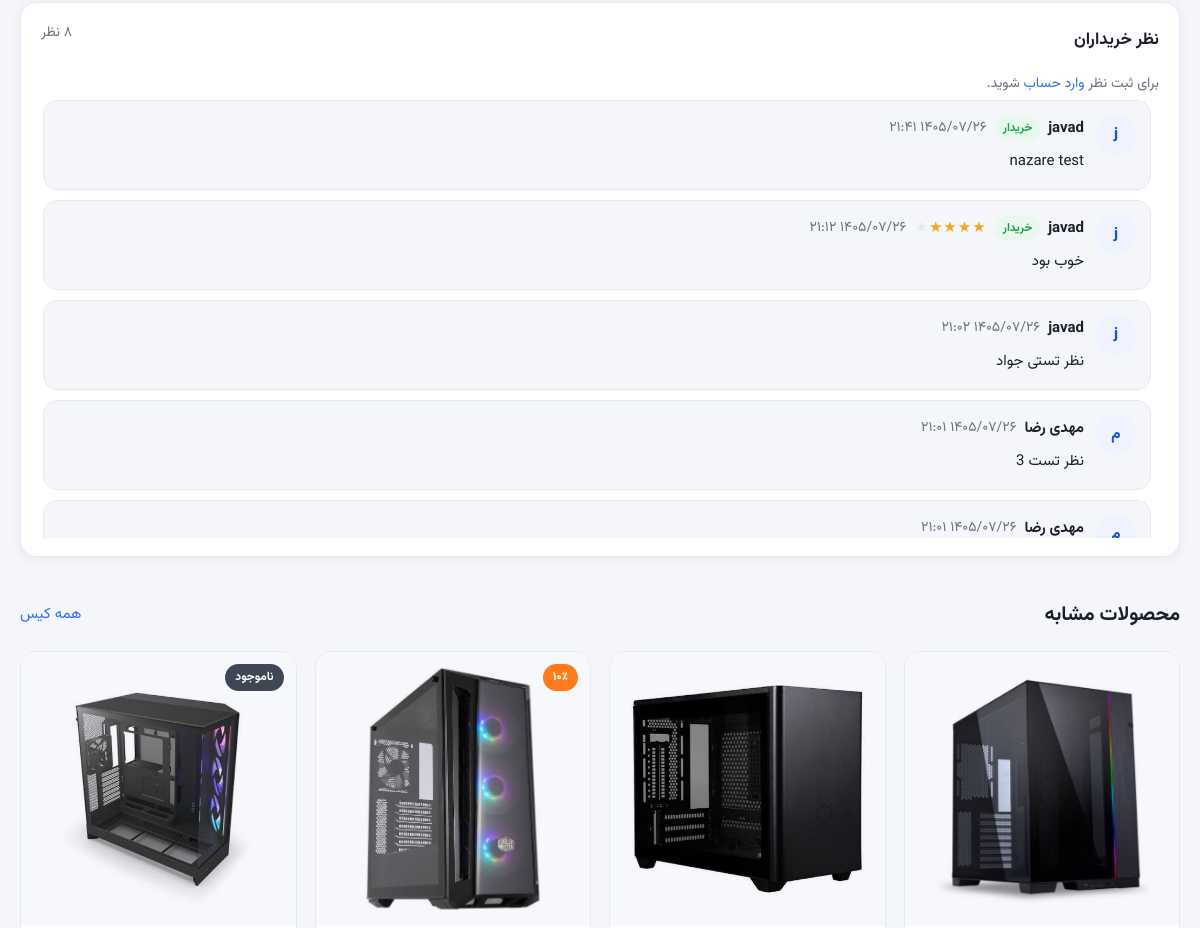
The page /product/lian-li-lancool-ii-mesh-c/ (middle part) on the database as committed earlier.
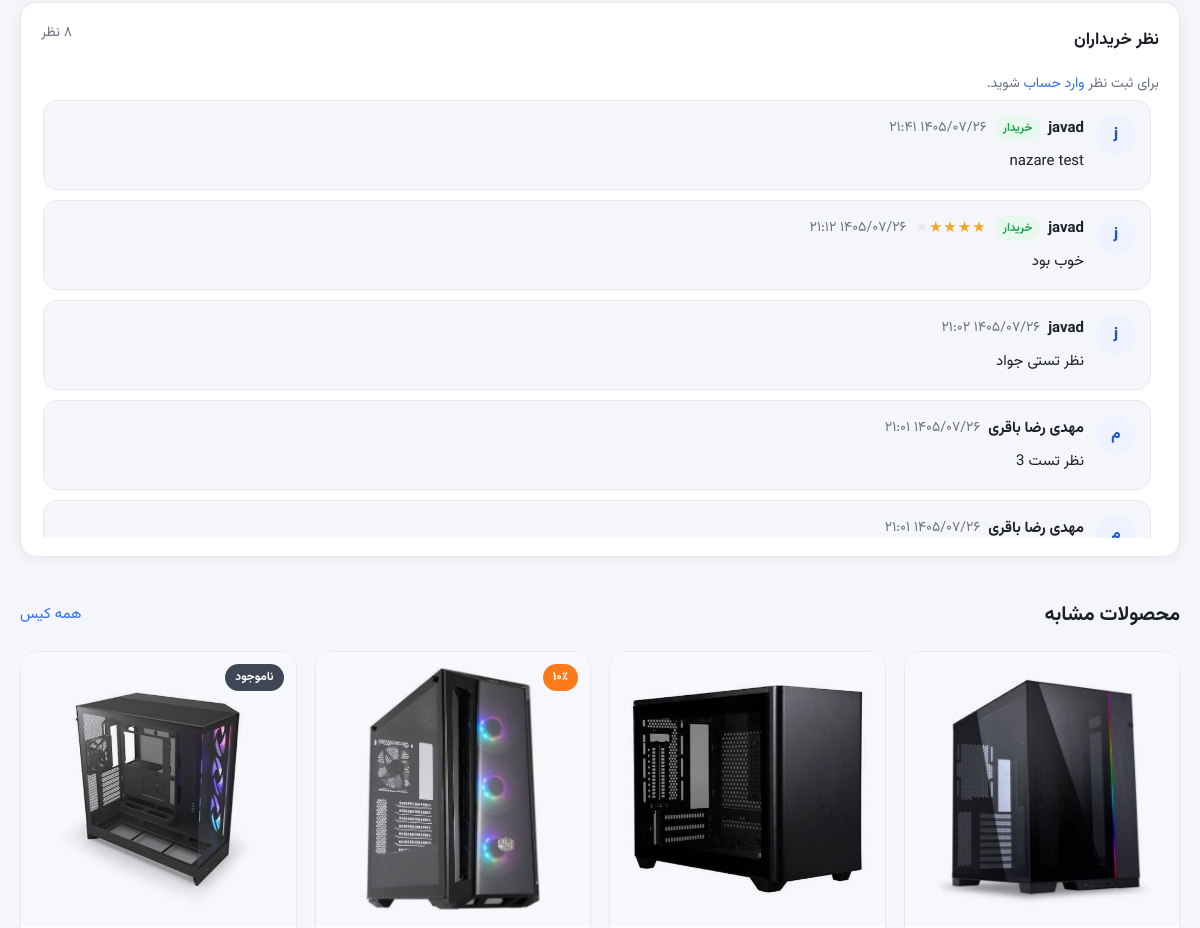
The same page on the database as committed later.
### products/models.py (models this page shows, shortened)
class Review(models.Model):
    product = models.ForeignKey(Product, on_delete=models.CASCADE, related_name="comments")
    user = models.ForeignKey(settings.AUTH_USER_MODEL, on_delete=models.CASCADE, related_name="reviews")
    text = models.TextField()
    rating = models.PositiveSmallIntegerField(null=True, blank=True)
    is_buyer = models.BooleanField(default=False)
    created_at = models.DateTimeField(auto_now_add=True)
    class Meta:
        verbose_name = "نظر"
        verbose_name_plural = "نظرها"
        ordering = ["-created_at"]

### products/views.py (the view)
# urls.py: path("product/<slug:slug>/", views.product_detail, name="product"),
def product_detail(request, slug):
    product = get_object_or_404(
        Product.objects.select_related("category", "brand").prefetch_related("specs"), slug=slug)
    similar = Product.objects.filter(category=product.category).exclude(id=product.id).select_related("brand")[:4]
    comments = product.comments.select_related("user").exclude(text="")
    is_buyer = False
    has_rated = False
    if request.user.is_authenticated:
        is_buyer = OrderItem.objects.filter(
            product=product, order__user=request.user).exclude(order__status="canceled").exists()
        has_rated = product.comments.filter(user=request.user).exclude(rating=None).exists()
    return render(request, "product_detail.html", {
        "product": product,
        "similar": similar,
        "in_compare": product.id in request.session.get("compare", []),
        "comments": comments,
        "is_buyer": is_buyer,
        "has_rated": has_rated,
        "form": ReviewForm(),
    })

### products/context_processors.py (called while the page is built)
def menu(request):
    return {
        "categories": Category.objects.all(),
        "cart_count": sum(request.session.get("cart", {}).values()),
        "compare_count": len(request.session.get("compare", [])),
    }

### products/images.py (called while the page is built)
def media_url(folder, name):
    name = (name or "").strip()
    if not name:
        return ""
    base = Path(settings.MEDIA_ROOT) / folder
    candidates = [name] + [f"{Path(name).stem}.{ext}" for ext in EXTENSIONS]
    for candidate in dict.fromkeys(candidates):
        if (base / candidate).is_file():
            return f"{settings.MEDIA_URL}{folder}/{candidate}"
    return ""

### products/models.py (called while the page is built)
    @property
    def final_price(self):
        return self.price - self.price * self.discount // 100

    @property
    def in_stock(self):
        return self.stock > 0

    @property
    def image_url(self):
        return media_url("products", self.image) or media_url("products", self.slug)

    @property
    def gallery_urls(self):
        urls = [self.image_url] if self.image_url else []
        for name in self.gallery.split(","):
            url = media_url("products", name.strip())
            if url and url not in urls:
                urls.append(url)
        return urls

### templates/product_detail.html (shortened to what this page needs)
{% extends 'base.html' %}
{% load static shop_tags %}
{% block content %}
<div class="container product-page">
  <div class="box comment-box">
    <div class="comment-head">
      <h3>نظر خریداران</h3>
      <small class="muted">{{ comments|length|fa }} نظر</small>
    </div>
    {% if user.is_authenticated %}
        <form method="post" action="{% url 'add_review' product.slug %}" class="comment-form">
          {% csrf_token %}
          {% if is_buyer and not has_rated %}
            <div class="field">
              <div class="rate-picks">
                <span>نمره از ۵</span>
                {% for n in "12345" %}
                  <label><input type="radio" name="rating" value="{{ n }}">{{ n|fa }}</label>
                {% endfor %}
              </div>
            </div>
          {% elif is_buyer and has_rated %}
            <p class="muted">نمره شما برای این کالا ثبت شده است.</p>
          {% endif %}
          <div class="field">
            {{ form.text }}
          </div>
          <button class="btn btn-small">ثبت</button>
        </form>
    {% else %}
      <p class="muted">برای ثبت نظر <a class="link" href="{% url 'accounts:login' %}">وارد حساب</a> شوید.</p>
    {% endif %}
    <div class="comment-list{% if comments|length > 5 %} is-long{% endif %}">
    {% for c in comments %}
      <div class="comment">
        <div class="avatar">{{ c.user.username|slice:":1" }}</div>
        <div class="comment-body">
          <div class="comment-top">
            <strong>{{ c.user.get_full_name|default:c.user.username }}</strong>
            {% if c.is_buyer %}<span class="buyer-tag">خریدار</span>{% endif %}
            {% if c.rating %}
              <span class="stars">{% for n in "12345" %}<span class="{% if c.rating >= forloop.counter %}on{% endif %}">★</span>{% endfor %}</span>
            {% endif %}
            <small class="muted">{{ c.created_at|shamsi }}</small>
          </div>
          <p>{{ c.text }}</p>
        </div>
      </div>
    {% empty %}
      <p class="muted">هنوز نظری ثبت نشده است. اولین نفر باشید.</p>
    {% endfor %}
    </div>
  </div>
  <div class="section-head">
    <h2 class="section-title">محصولات مشابه</h2>
    <a class="link" href="{% url 'category' product.category.slug %}">همه {{ product.category.name }}</a>
  </div>
  <div class="grid">{% for p in similar %}{% include 'partials/product_card.html' %}{% endfor %}</div>
</div>
{% endblock %}

Rows that differ between the two databases and show on the page:
changed through a linked row, Review "نظر تست 3": user.get_full_name "مهدی رضا" → "مهدی رضا باقری"
changed through a linked row, Review (number 5 of 5 on the later page): user.get_full_name "مهدی رضا" → "مهدی رضا باقری"
